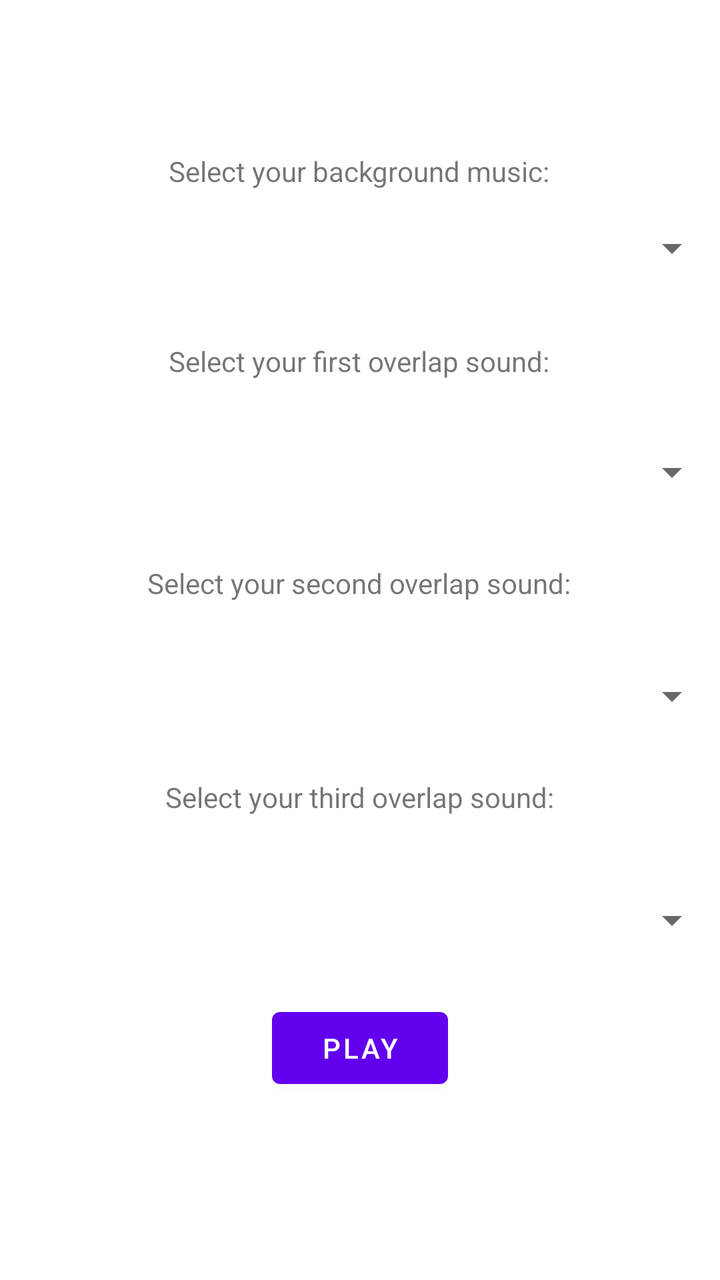
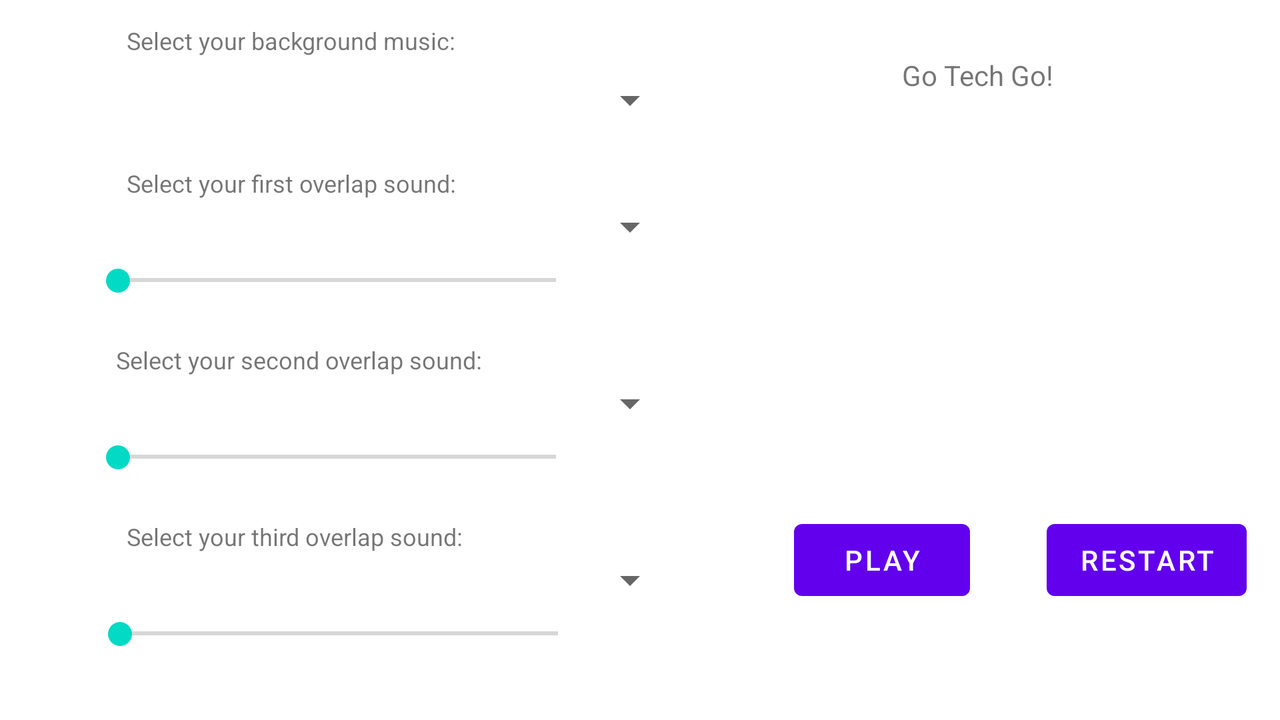

Compare how this app lays out the same screen by default and in its alternative resource folder. The renders come first, then the two layout files and the values they reference.
<!-- AndroidManifest.xml: application theme Theme.3714HW3 -->
<!-- res/layout/activity_main.xml -->
<?xml version="1.0" encoding="utf-8"?>

<androidx.constraintlayout.widget.ConstraintLayout xmlns:android="http://schemas.android.com/apk/res/android"
    xmlns:app="http://schemas.android.com/apk/res-auto"
    xmlns:tools="http://schemas.android.com/tools"
    android:layout_width="match_parent"
    android:layout_height="match_parent"
    tools:context=".MainActivity">

    <Spinner
        android:id="@+id/background_spinner"
        android:layout_width="match_parent"
        android:layout_height="wrap_content"
        android:layout_marginTop="112dp"
        app:layout_constraintEnd_toEndOf="parent"
        app:layout_constraintHorizontal_bias="0.0"
        app:layout_constraintStart_toStartOf="parent"
        app:layout_constraintTop_toTopOf="parent" />

    <Spinner
        android:id="@+id/overlap1_spinner"
        android:layout_width="match_parent"
        android:layout_height="wrap_content"
        android:layout_marginTop="88dp"
        app:layout_constraintEnd_toEndOf="parent"
        app:layout_constraintHorizontal_bias="0.0"
        app:layout_constraintStart_toStartOf="parent"
        app:layout_constraintTop_toBottomOf="@+id/background_spinner" />

    <Spinner
        android:id="@+id/overlap3_spinne"
        android:layout_width="match_parent"
        android:layout_height="wrap_content"
        android:layout_marginTop="88dp"
        app:layout_constraintEnd_toEndOf="parent"
        app:layout_constraintHorizontal_bias="0.0"
        app:layout_constraintStart_toStartOf="parent"
        app:layout_constraintTop_toBottomOf="@+id/overlap2_spinner" />

    <Spinner
        android:id="@+id/overlap2_spinner"
        android:layout_width="match_parent"
        android:layout_height="wrap_content"
        android:layout_marginTop="88dp"
        app:layout_constraintEnd_toEndOf="parent"
        app:layout_constraintHorizontal_bias="0.0"
        app:layout_constraintStart_toStartOf="parent"
        app:layout_constraintTop_toBottomOf="@+id/overlap1_spinner" />

    <TextView
        android:id="@+id/background_text"
        android:layout_width="wrap_content"
        android:layout_height="wrap_content"
        android:layout_marginTop="76dp"
        android:text="@string/background"
        app:layout_constraintEnd_toEndOf="parent"
        app:layout_constraintHorizontal_bias="0.498"
        app:layout_constraintStart_toStartOf="parent"
        app:layout_constraintTop_toTopOf="parent" />

    <TextView
        android:id="@+id/overlap1"
        android:layout_width="wrap_content"
        android:layout_height="wrap_content"
        android:layout_marginTop="76dp"
        android:text="@string/overlap1"
        app:layout_constraintEnd_toEndOf="parent"
        app:layout_constraintHorizontal_bias="0.498"
        app:layout_constraintStart_toStartOf="parent"
        app:layout_constraintTop_toBottomOf="@+id/background_text" />

    <TextView
        android:id="@+id/overlap2"
        android:layout_width="wrap_content"
        android:layout_height="wrap_content"
        android:layout_marginTop="92dp"
        android:text="@string/overlap2"
        app:layout_constraintEnd_toEndOf="parent"
        app:layout_constraintHorizontal_bias="0.498"
        app:layout_constraintStart_toStartOf="parent"
        app:layout_constraintTop_toBottomOf="@+id/overlap1" />

    <TextView
        android:id="@+id/overlap3"
        android:layout_width="wrap_content"
        android:layout_height="wrap_content"
        android:layout_marginTop="88dp"
        android:text="@string/overlap3"
        app:layout_constraintEnd_toEndOf="parent"
        app:layout_constraintHorizontal_bias="0.498"
        app:layout_constraintStart_toStartOf="parent"
        app:layout_constraintTop_toBottomOf="@+id/overlap2" />

    <Button
        android:id="@+id/start"
        android:layout_width="wrap_content"
        android:layout_height="wrap_content"
        android:layout_marginTop="28dp"
        android:text="@string/play"
        app:layout_constraintEnd_toEndOf="parent"
        app:layout_constraintStart_toStartOf="parent"
        app:layout_constraintTop_toBottomOf="@+id/overlap3_spinne" />

</androidx.constraintlayout.widget.ConstraintLayout>
<!-- resources referenced by this layout -->
<resources>
  <string name="background">Select your background music:</string>
  <string name="overlap1">Select your first overlap sound:</string>
  <string name="overlap2">Select your second overlap sound:</string>
  <string name="overlap3">Select your third overlap sound:</string>
  <string name="play">Play</string>
  <style name="Theme.3714HW3" parent="Theme.MaterialComponents.DayNight.DarkActionBar">
          
          <item name="colorPrimary">@color/purple_500</item>
          <item name="colorPrimaryVariant">@color/purple_700</item>
          <item name="colorOnPrimary">@color/white</item>
          
          <item name="colorSecondary">@color/teal_200</item>
          <item name="colorSecondaryVariant">@color/teal_700</item>
          <item name="colorOnSecondary">@color/black</item>
          
          <item name="android:statusBarColor" tools:targetApi="l">?attr/colorPrimaryVariant</item>
          
      </style>
</resources>
<!-- res/layout-land/activity_main.xml (the repository's variant of the layout above) -->
<!-- drawn on the phone turned sideways -->
<?xml version="1.0" encoding="utf-8"?>
<androidx.constraintlayout.widget.ConstraintLayout xmlns:android="http://schemas.android.com/apk/res/android"
    xmlns:app="http://schemas.android.com/apk/res-auto"
    xmlns:tools="http://schemas.android.com/tools"
    android:layout_width="match_parent"
    android:layout_height="match_parent"
    tools:context=".MainActivity">

    <Spinner
        android:id="@+id/background_spinner"
        android:layout_width="339dp"
        android:layout_height="19dp"
        android:layout_marginTop="12dp"
        app:layout_constraintEnd_toEndOf="parent"
        app:layout_constraintHorizontal_bias="0.0"
        app:layout_constraintStart_toStartOf="parent"
        app:layout_constraintTop_toBottomOf="@+id/background_text" />

    <Spinner
        android:id="@+id/overlap2_spinner"
        android:layout_width="339dp"
        android:layout_height="19dp"
        android:layout_marginTop="4dp"
        app:layout_constraintEnd_toEndOf="parent"
        app:layout_constraintHorizontal_bias="0.0"
        app:layout_constraintStart_toStartOf="parent"
        app:layout_constraintTop_toBottomOf="@+id/overlap2" />

    <TextView
        android:id="@+id/overlap2"
        android:layout_width="wrap_content"
        android:layout_height="wrap_content"
        android:layout_marginTop="24dp"
        android:text="@string/overlap2"
        android:textSize="12sp"
        app:layout_constraintEnd_toEndOf="parent"
        app:layout_constraintHorizontal_bias="0.127"
        app:layout_constraintStart_toStartOf="parent"
        app:layout_constraintTop_toBottomOf="@+id/o1_seek" />

    <SeekBar
        android:id="@+id/o2_seek"
        android:layout_width="251dp"
        android:layout_height="15dp"
        android:layout_marginTop="10dp"
        android:textSize="12sp"
        app:layout_constraintEnd_toStartOf="@+id/song_image"
        app:layout_constraintHorizontal_bias="0.401"
        app:layout_constraintStart_toStartOf="parent"
        app:layout_constraintTop_toBottomOf="@+id/overlap2_spinner" />

    <TextView
        android:id="@+id/overlap3"
        android:layout_width="wrap_content"
        android:layout_height="wrap_content"
        android:layout_marginTop="24dp"
        android:text="@string/overlap3"
        android:textSize="12sp"
        app:layout_constraintEnd_toEndOf="parent"
        app:layout_constraintHorizontal_bias="0.134"
        app:layout_constraintStart_toStartOf="parent"
        app:layout_constraintTop_toBottomOf="@+id/o2_seek" />

    <Spinner
        android:id="@+id/overlap3_spinner"
        android:layout_width="339dp"
        android:layout_height="19dp"
        android:layout_marginTop="4dp"
        android:textSize="12sp"
        app:layout_constraintEnd_toEndOf="parent"
        app:layout_constraintHorizontal_bias="0.0"
        app:layout_constraintStart_toStartOf="parent"
        app:layout_constraintTop_toBottomOf="@+id/overlap3" />

    <SeekBar
        android:id="@+id/o3_seek"
        android:layout_width="251dp"
        android:layout_height="15dp"
        android:layout_marginTop="10dp"
        android:textSize="12sp"
        app:layout_constraintEnd_toStartOf="@+id/song_image"
        app:layout_constraintHorizontal_bias="0.409"
        app:layout_constraintStart_toStartOf="parent"
        app:layout_constraintTop_toBottomOf="@+id/overlap3_spinner" />

    <TextView
        android:id="@+id/background_text"
        android:layout_width="wrap_content"
        android:layout_height="wrap_content"
        android:layout_marginTop="12dp"
        android:text="@string/background"
        android:textSize="12sp"
        app:layout_constraintEnd_toEndOf="parent"
        app:layout_constraintHorizontal_bias="0.133"
        app:layout_constraintStart_toStartOf="parent"
        app:layout_constraintTop_toTopOf="parent" />

    <TextView
        android:id="@+id/overlap1"
        android:layout_width="wrap_content"
        android:layout_height="wrap_content"
        android:layout_marginTop="24dp"
        android:text="@string/overlap1"
        android:textSize="12sp"
        app:layout_constraintEnd_toEndOf="parent"
        app:layout_constraintHorizontal_bias="0.133"
        app:layout_constraintStart_toStartOf="parent"
        app:layout_constraintTop_toBottomOf="@+id/background_spinner" />

    <Spinner
        android:id="@+id/overlap1_spinner"
        android:layout_width="339dp"
        android:layout_height="19dp"
        android:layout_marginTop="4dp"
        app:layout_constraintEnd_toEndOf="parent"
        app:layout_constraintHorizontal_bias="0.0"
        app:layout_constraintStart_toStartOf="parent"
        app:layout_constraintTop_toBottomOf="@+id/overlap1" />

    <ImageView
        android:id="@+id/song_image"
        android:layout_width="318dp"
        android:layout_height="184dp"
        android:layout_marginStart="26dp"
        android:layout_marginTop="64dp"
        android:contentDescription="@string/content_disc"
        app:layout_constraintEnd_toEndOf="parent"
        app:layout_constraintHorizontal_bias="0.162"
        app:layout_constraintStart_toEndOf="@+id/overlap1_spinner"
        app:layout_constraintTop_toTopOf="parent"
        app:srcCompat="@drawable/default_img" />

    <TextView
        android:id="@+id/song_name"
        android:layout_width="wrap_content"
        android:layout_height="wrap_content"
        android:layout_marginTop="28dp"
        android:text="@string/go_tech"
        app:layout_constraintEnd_toEndOf="parent"
        app:layout_constraintHorizontal_bias="0.497"
        app:layout_constraintStart_toEndOf="@+id/background_spinner"
        app:layout_constraintTop_toTopOf="parent" />

    <Button
        android:id="@+id/restart"
        android:layout_width="wrap_content"
        android:layout_height="wrap_content"
        android:layout_marginTop="8dp"
        android:text="@string/restart"
        app:layout_constraintEnd_toEndOf="@+id/song_image"
        app:layout_constraintHorizontal_bias="0.908"
        app:layout_constraintStart_toStartOf="parent"
        app:layout_constraintTop_toBottomOf="@+id/song_image" />

    <Button
        android:id="@+id/play_or_pause"
        android:layout_width="wrap_content"
        android:layout_height="wrap_content"
        android:layout_marginTop="8dp"
        android:text="@string/play"
        app:layout_constraintEnd_toStartOf="@+id/restart"
        app:layout_constraintStart_toStartOf="@+id/song_image"
        app:layout_constraintTop_toBottomOf="@+id/song_image" />

    <SeekBar
        android:id="@+id/o1_seek"
        android:layout_width="251dp"
        android:layout_height="15dp"
        android:layout_marginTop="10dp"
        android:textSize="12sp"
        app:layout_constraintEnd_toStartOf="@+id/song_image"
        app:layout_constraintHorizontal_bias="0.401"
        app:layout_constraintStart_toStartOf="parent"
        app:layout_constraintTop_toBottomOf="@+id/overlap1_spinner" />

    <FrameLayout
        android:layout_width="wrap_content"
        android:layout_height="wrap_content"
        android:id="@+id/container" />

</androidx.constraintlayout.widget.ConstraintLayout>
<!-- resources referenced by the variant -->
<!-- as the phone turned sideways resolves them -->
<resources>
  <string name="background">Select your background music:</string>
  <string name="content_disc">
          Image representing current sound.
      </string>
  <string name="go_tech">Go Tech Go!</string>
  <string name="overlap1">Select your first overlap sound:</string>
  <string name="overlap2">Select your second overlap sound:</string>
  <string name="overlap3">Select your third overlap sound:</string>
  <string name="play">Play</string>
  <string name="restart">Restart</string>
  <style name="Theme.3714HW3" parent="Theme.MaterialComponents.DayNight.DarkActionBar">
          
          <item name="colorPrimary">@color/purple_500</item>
          <item name="colorPrimaryVariant">@color/purple_700</item>
          <item name="colorOnPrimary">@color/white</item>
          
          <item name="colorSecondary">@color/teal_200</item>
          <item name="colorSecondaryVariant">@color/teal_700</item>
          <item name="colorOnSecondary">@color/black</item>
          
          <item name="android:statusBarColor" tools:targetApi="l">?attr/colorPrimaryVariant</item>
          
      </style>
</resources>
